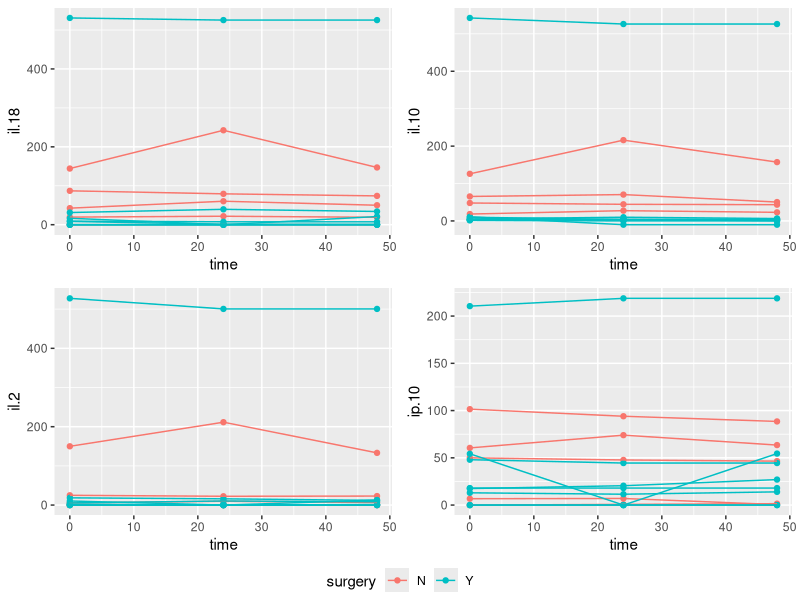
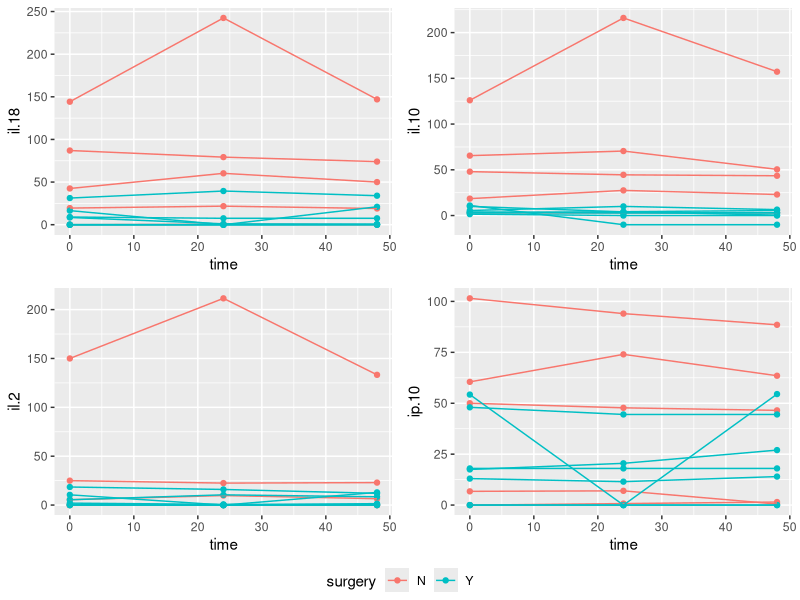
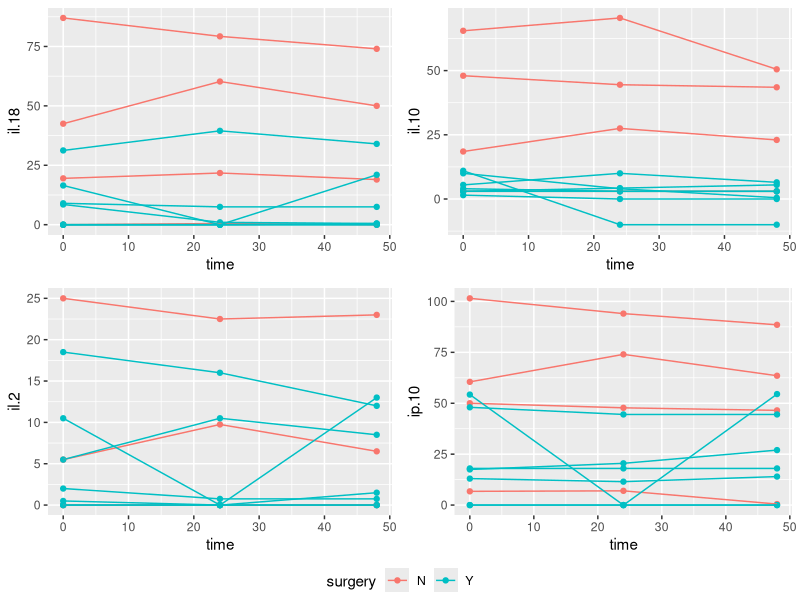
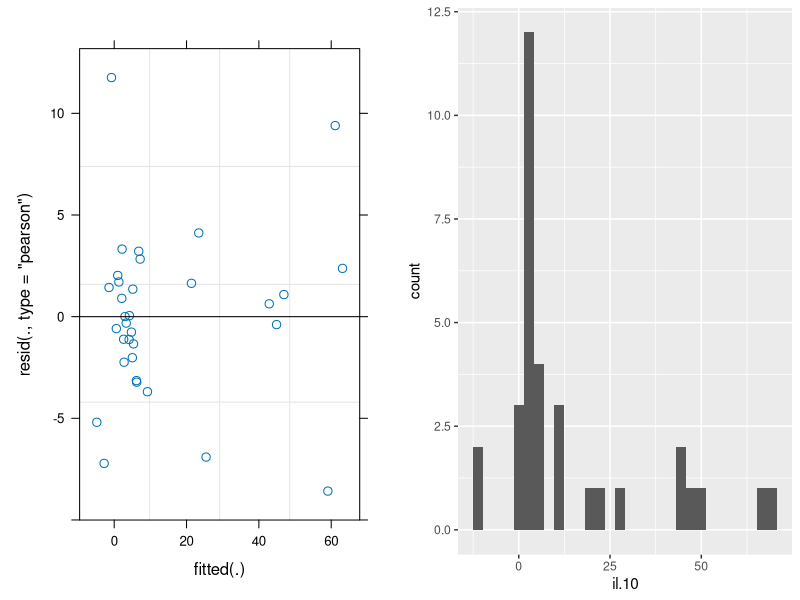
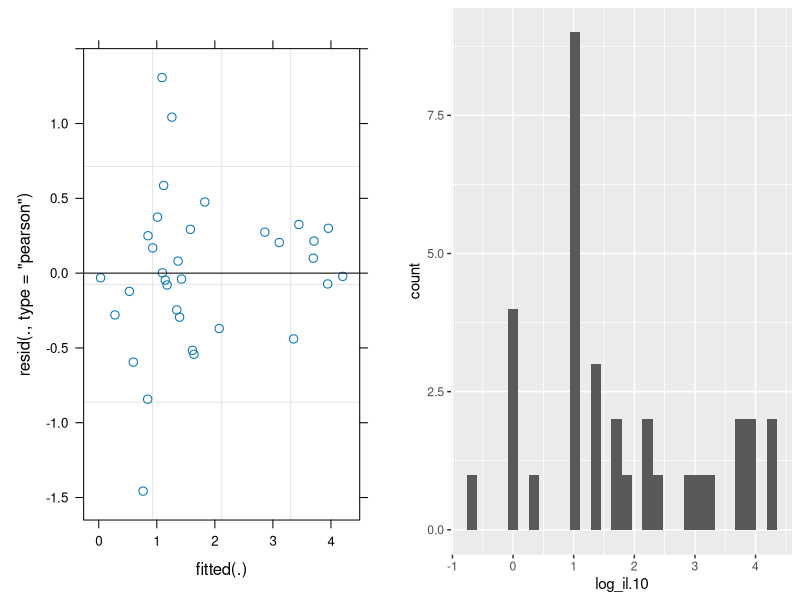
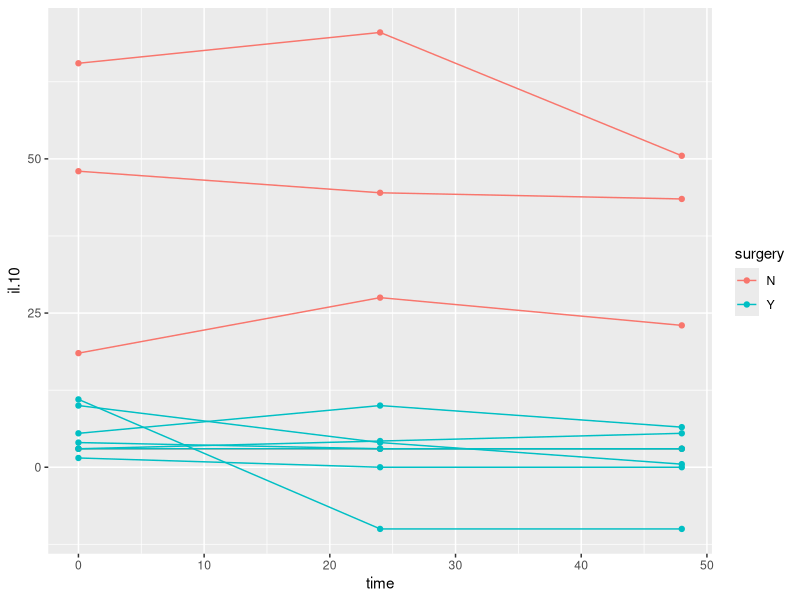

Here is the R script that generated these plots, in order:
## ---- chunk 1
knitr::opts_chunk$set(echo = TRUE)
library(tidyverse)
library(emmeans)
library(lme4)
library(lmerTest)
library(ggplot2)
library(ggpubr)
data <- read.csv('postop_cytok_over_time.csv')
data$surgery <- as.factor(data$surgery)
data$horse <- as.factor(data$horse)
## ---- chunk 2
data %>% group_by(time, surgery) %>%
  summarise(across(c(il.18, il.2, ip.10, il.10),
                   c(mean = ~mean(.x), sd = ~sd(.x)))) %>%
  kableExtra::kable()
## ---- chunk 3
p1 <- ggplot(data = data, aes(x = time, y = il.18, group = horse, color = surgery))
p1 <- p1 + geom_point() +
  geom_line()

p2 <- ggplot(data = data, aes(x = time, y = il.10, group = horse, color = surgery))
p2 <- p2 + geom_point() +
  geom_line()

p3 <- ggplot(data = data, aes(x = time, y = il.2, group = horse, color = surgery))
p3 <- p3 + geom_point() +
  geom_line()

p4 <- ggplot(data = data, aes(x = time, y = ip.10, group = horse, color = surgery))
p4 <- p4 + geom_point() +
  geom_line()

p5 <- ggarrange(p1, p2, p3, p4, ncol = 2, nrow = 2, common.legend = TRUE, legend = "bottom")

p5
## ---- chunk 4
data2 <- data %>% filter(horse != 13) #removes the outlier manually

p1_2 <- ggplot(data = data2, aes(x = time, y = il.18, group = horse, color = surgery))
p1_2 <- p1_2 + geom_point() +
  geom_line()

p2_2 <- ggplot(data = data2, aes(x = time, y = il.10, group = horse, color = surgery))
p2_2 <- p2_2 + geom_point() +
  geom_line()

p3_2 <- ggplot(data = data2, aes(x = time, y = il.2, group = horse, color = surgery))
p3_2 <- p3_2 + geom_point() +
  geom_line()

p4_2 <- ggplot(data = data2, aes(x = time, y = ip.10, group = horse, color = surgery))
p4_2 <- p4_2 + geom_point() +
  geom_line()

p5_2 <- ggarrange(p1_2, p2_2, p3_2, p4_2, ncol = 2, nrow = 2, common.legend = TRUE, legend = "bottom")

p5_2
## ---- chunk 5
data3 <- data2 %>% filter(horse != 2) # again remove the outlier manually

p1_3 <- ggplot(data = data3, aes(x = time, y = il.18, group = horse, color = surgery))
p1_3 <- p1_3 + geom_point() +
  geom_line()

#FOCUS ON THIS ONE  - seems to be the only one with differences
p2_3 <- ggplot(data = data3, aes(x = time, y = il.10, group = horse, color = surgery))
p2_3 <- p2_3 + geom_point() +
  geom_line()

p3_3 <- ggplot(data = data3, aes(x = time, y = il.2, group = horse, color = surgery))
p3_3 <- p3_3 + geom_point() +
  geom_line()

p4_3 <- ggplot(data = data3, aes(x = time, y = ip.10, group = horse, color = surgery))
p4_3 <- p4_3 + geom_point() +
  geom_line()

p5_3 <- ggarrange(p1_3, p2_3, p3_3, p4_3, ncol = 2, nrow = 2, common.legend = TRUE, legend = "bottom")

p5_3
## ---- chunk 6
model3_il.18 <- lmer(il.18 ~ surgery*time + (1|horse), data = data3)
summary(model3_il.18)

model3_il.2 <- lmer(il.2 ~ surgery*time + (1|horse), data = data3)
summary(model3_il.2)

model3_ip.10 <- lmer(ip.10 ~ surgery*time + (1|horse), data = data3)
summary(model3_ip.10)

model3_il.10 <- lmer(il.10 ~ surgery*time + (1|horse), data = data3)
summary(model3_il.10)
## ---- chunk 7
model3_il.18 <- lmer(il.18 ~ surgery+time + (1|horse), data = data3)
summary(model3_il.18)

model3_il.2 <- lmer(il.2 ~ surgery+time + (1|horse), data = data3)
summary(model3_il.2)

model3_ip.10 <- lmer(ip.10 ~ surgery+time + (1|horse), data = data3)
summary(model3_ip.10)

model3_il.10 <- lmer(il.10 ~ surgery+time + (1|horse), data = data3)
summary(model3_il.10)
## ---- chunk 8
shapiro.test(data3$il.10)
plot_norm1 <- plot(model3_il.10)
plot_norm2 <- ggplot(data = data3, aes(x = il.10)) +
  geom_histogram()
plot_norm_1 <- ggarrange(plot_norm1, plot_norm2, nrow = 1)
plot_norm_1
## ---- chunk 9
data4 <- data3 %>% mutate(log_il.10 = if_else(il.10 <= 0, 0, log(il.10)))

model4_il.10 <- lmer(log_il.10 ~ surgery+time + (1|horse), data = data4)

shapiro.test(data4$log_il.10)
plot_norm3 <- plot(model4_il.10)
plot_norm4 <- ggplot(data = data4, aes(x = log_il.10)) +
  geom_histogram()
plot_norm_2 <- ggarrange(plot_norm3, plot_norm4, nrow = 1)
plot_norm_2
## ---- chunk 10
p2_3
anova(model4_il.10)
